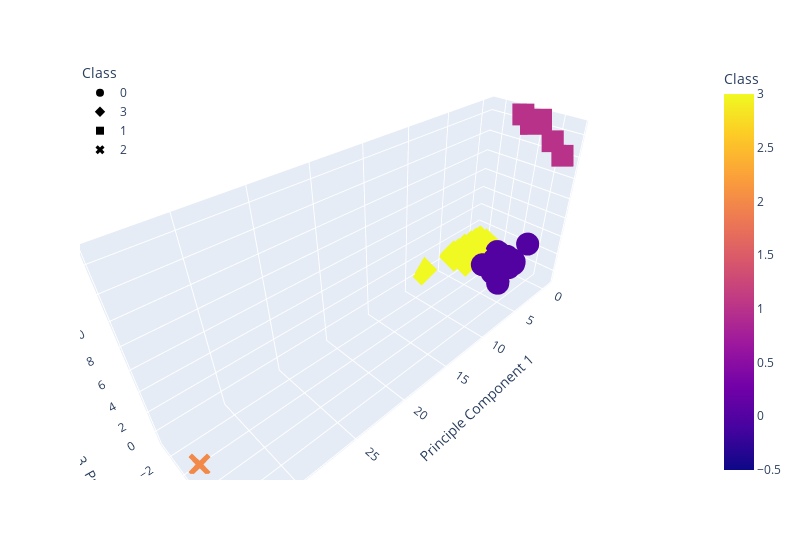

Notebook code for this chart:
### Markdown cell above
### Deliverable 4: Visualizing Cryptocurrencies Results

#### 3D-Scatter with Clusters

### Code cell
# Creating a 3D-Scatter with the PCA data and the clusters
fig = px.scatter_3d(clustered_df, x="Principle Component 1", y="Principle Component 2", z="Principle Component 3", color="Class", symbol="Class",width=800, hover_name="CoinName", hover_data=["Algorithm"])
fig.update_layout(legend=dict(x=0,y=1))
fig.show()

### Figure 1 — Plotly figure (JSON) as saved in the notebook; plotly's stock layout.template omitted (floating-point values rounded to 4 significant figures; data arrays with more than 128 entries replaced by an {"elided": "..."} marker saying what was removed)
{"data": [{"customdata": {"elided": "288x1 str values"}, "hovertemplate": "<b>%{hovertext}</b><br><br>Class=%{marker.color}<br>Principle Component 1=%{x}<br>Principle Component 2=%{y}<br>Principle Component 3=%{z}<br>Algorithm=%{customdata[0]}<extra></extra>", "hovertext": {"elided": "288 str values"}, "legendgroup": "0", "marker": {"color": {"elided": "288 int values"}, "coloraxis": "coloraxis", "symbol": "circle"}, "mode": "markers", "name": "0", "scene": "scene", "showlegend": true, "type": "scatter3d", "x": {"elided": "288 float values"}, "y": {"elided": "288 float values"}, "z": {"elided": "288 float values"}}, {"customdata": {"elided": "238x1 str values"}, "hovertemplate": "<b>%{hovertext}</b><br><br>Class=%{marker.color}<br>Principle Component 1=%{x}<br>Principle Component 2=%{y}<br>Principle Component 3=%{z}<br>Algorithm=%{customdata[0]}<extra></extra>", "hovertext": {"elided": "238 str values"}, "legendgroup": "3", "marker": {"color": {"elided": "238 int values"}, "coloraxis": "coloraxis", "symbol": "diamond"}, "mode": "markers", "name": "3", "scene": "scene", "showlegend": true, "type": "scatter3d", "x": {"elided": "238 float values"}, "y": {"elided": "238 float values"}, "z": {"elided": "238 float values"}}, {"customdata": [["Proof-of-BibleHash"], ["SHA-256 + Hive"], ["Proof-of-Authority"], ["ECC 256K1"], ["Leased POS"]], "hovertemplate": "<b>%{hovertext}</b><br><br>Class=%{marker.color}<br>Principle Component 1=%{x}<br>Principle Component 2=%{y}<br>Principle Component 3=%{z}<br>Algorithm=%{customdata[0]}<extra></extra>", "hovertext": ["BiblePay", "LitecoinCash", "Poa Network", "Acute Angle Cloud", "Waves"], "legendgroup": "1", "marker": {"color": [1, 1, 1, 1, 1], "coloraxis": "coloraxis", "symbol": "square"}, "mode": "markers", "name": "1", "scene": "scene", "showlegend": true, "type": "scatter3d", "x": [-0.1611, -0.3564, -0.4488, -0.3737, -0.4848], "y": [5.094, 3.858, 1.476, 2.397, 0.5653], "z": [12.3, 13.2, 14.12, 14.73, 14.73]}, {"customdata": [["TRC10"]], "hovertemplate": "<b>%{hovertext}</b><br><br>Class=%{marker.color}<br>Principle Component 1=%{x}<br>Principle Component 2=%{y}<br>Principle Component 3=%{z}<br>Algorithm=%{customdata[0]}<extra></extra>", "hovertext": ["BitTorrent"], "legendgroup": "2", "marker": {"color": [2], "coloraxis": "coloraxis", "symbol": "x"}, "mode": "markers", "name": "2", "scene": "scene", "showlegend": true, "type": "scatter3d", "x": [33.99], "y": [0.3686], "z": [-0.9613]}], "layout": {"coloraxis": {"colorbar": {"title": {"text": "Class"}}, "colorscale": [[0, "#0d0887"], [0.1111, "#46039f"], [0.2222, "#7201a8"], [0.3333, "#9c179e"], [0.4444, "#bd3786"], [0.5556, "#d8576b"], [0.6667, "#ed7953"], [0.7778, "#fb9f3a"], [0.8889, "#fdca26"], [1, "#f0f921"]]}, "legend": {"title": {"text": "Class"}, "tracegroupgap": 0, "x": 0, "y": 1}, "margin": {"t": 60}, "scene": {"domain": {"x": [0, 1], "y": [0, 1]}, "xaxis": {"title": {"text": "Principle Component 1"}}, "yaxis": {"title": {"text": "Principle Component 2"}}, "zaxis": {"title": {"text": "Principle Component 3"}}}, "width": 800}}
